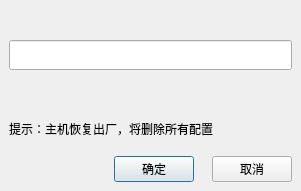
<?xml version="1.0" encoding="UTF-8"?>
<ui version="4.0">
 <class>MessgingByPassWordDialog</class>
 <widget class="QDialog" name="MessgingByPassWordDialog">
  <property name="geometry">
   <rect>
    <x>0</x>
    <y>0</y>
    <width>301</width>
    <height>191</height>
   </rect>
  </property>
  <property name="windowTitle">
   <string>Dialog</string>
  </property>
  <layout class="QVBoxLayout" name="verticalLayout_2">
   <property name="leftMargin">
    <number>9</number>
   </property>
   <property name="topMargin">
    <number>9</number>
   </property>
   <property name="rightMargin">
    <number>9</number>
   </property>
   <property name="bottomMargin">
    <number>9</number>
   </property>
   <item>
    <layout class="QVBoxLayout" name="verticalLayout">
     <property name="spacing">
      <number>18</number>
     </property>
     <property name="bottomMargin">
      <number>0</number>
     </property>
     <item>
      <spacer name="verticalSpacer_2">
       <property name="orientation">
        <enum>Qt::Vertical</enum>
       </property>
       <property name="sizeHint" stdset="0">
        <size>
         <width>20</width>
         <height>40</height>
        </size>
       </property>
      </spacer>
     </item>
     <item>
      <widget class="QLineEdit" name="lineEdit">
       <property name="minimumSize">
        <size>
         <width>0</width>
         <height>30</height>
        </size>
       </property>
       <property name="styleSheet">
        <string notr="true">font: 12pt &quot;仿宋&quot;;</string>
       </property>
      </widget>
     </item>
     <item>
      <spacer name="verticalSpacer">
       <property name="orientation">
        <enum>Qt::Vertical</enum>
       </property>
       <property name="sizeHint" stdset="0">
        <size>
         <width>20</width>
         <height>40</height>
        </size>
       </property>
      </spacer>
     </item>
     <item>
      <widget class="QLabel" name="label">
       <property name="styleSheet">
        <string notr="true">font: 10pt &quot;仿宋&quot;;</string>
       </property>
       <property name="text">
        <string>提示：主机恢复出厂，将删除所有配置</string>
       </property>
      </widget>
     </item>
     <item>
      <layout class="QHBoxLayout" name="horizontalLayout">
       <item>
        <spacer name="horizontalSpacer">
         <property name="orientation">
          <enum>Qt::Horizontal</enum>
         </property>
         <property name="sizeHint" stdset="0">
          <size>
           <width>40</width>
           <height>20</height>
          </size>
         </property>
        </spacer>
       </item>
       <item>
        <widget class="QPushButton" name="okPushButton">
         <property name="text">
          <string>确定</string>
         </property>
        </widget>
       </item>
       <item>
        <widget class="QPushButton" name="quickPushButton">
         <property name="text">
          <string>取消</string>
         </property>
        </widget>
       </item>
      </layout>
     </item>
    </layout>
   </item>
  </layout>
 </widget>
 <resources/>
 <connections/>
</ui>
